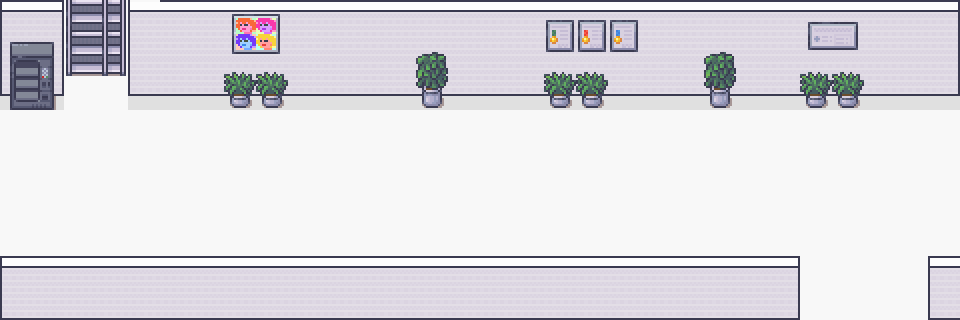

A 2D game scene composited from a Tiled map and its tileset images. What follows is a short description and the map's XML, with each tile layer's data collapsed to a summary:
An orthogonal 30x10 tile map with 32x32 px tiles, 4 tile layers (floor, wall, decor1, decor2), 2 tilesets and 7 objects (3x chord, 2x monster, playerStart, milestone).

<map version="1.10" tiledversion="1.11.0" orientation="orthogonal" renderorder="right-down" width="30" height="10" tilewidth="32" tileheight="32" infinite="0" nextlayerid="7" nextobjectid="17">
 <tileset firstgid="1" name="Modern_Office_32x32" tilewidth="32" tileheight="32" tilecount="848" columns="16">
  <image source="../Modern_Office_32x32.png" width="512" height="1696" />
  <tile id="263">
   <properties>
    <property name="collides" type="bool" value="true" />
   </properties>
  </tile>
  <tile id="264">
   <properties>
    <property name="collides" type="bool" value="true" />
   </properties>
  </tile>
  <tile id="279">
   <properties>
    <property name="collides" type="bool" value="true" />
   </properties>
  </tile>
  <tile id="280">
   <properties>
    <property name="collides" type="bool" value="true" />
   </properties>
  </tile>
 </tileset>
 <tileset firstgid="849" name="Room_Builder_Office_32x32" tilewidth="32" tileheight="32" tilecount="224" columns="16">
  <image source="../Room_Builder_Office_32x32.png" width="512" height="448" />
  <tile id="176">
   <properties>
    <property name="collides" type="bool" value="true" />
   </properties>
  </tile>
  <tile id="177">
   <properties>
    <property name="collides" type="bool" value="true" />
   </properties>
  </tile>
  <tile id="178">
   <properties>
    <property name="collides" type="bool" value="true" />
   </properties>
  </tile>
  <tile id="179">
   <properties>
    <property name="collides" type="bool" value="true" />
   </properties>
  </tile>
  <tile id="180">
   <properties>
    <property name="collides" type="bool" value="true" />
   </properties>
  </tile>
  <tile id="181">
   <properties>
    <property name="collides" type="bool" value="true" />
   </properties>
  </tile>
  <tile id="182">
   <properties>
    <property name="collides" type="bool" value="true" />
   </properties>
  </tile>
  <tile id="183">
   <properties>
    <property name="collides" type="bool" value="true" />
   </properties>
  </tile>
  <tile id="184">
   <properties>
    <property name="collides" type="bool" value="true" />
   </properties>
  </tile>
  <tile id="185">
   <properties>
    <property name="collides" type="bool" value="true" />
   </properties>
  </tile>
  <tile id="192">
   <properties>
    <property name="collides" type="bool" value="true" />
   </properties>
  </tile>
  <tile id="193">
   <properties>
    <property name="collides" type="bool" value="true" />
   </properties>
  </tile>
  <tile id="194">
   <properties>
    <property name="collides" type="bool" value="true" />
   </properties>
  </tile>
  <tile id="195">
   <properties>
    <property name="collides" type="bool" value="true" />
   </properties>
  </tile>
  <tile id="196">
   <properties>
    <property name="collides" type="bool" value="true" />
   </properties>
  </tile>
  <tile id="197">
   <properties>
    <property name="collides" type="bool" value="true" />
   </properties>
  </tile>
  <tile id="198">
   <properties>
    <property name="collides" type="bool" value="true" />
   </properties>
  </tile>
  <tile id="199">
   <properties>
    <property name="collides" type="bool" value="true" />
   </properties>
  </tile>
  <tile id="200">
   <properties>
    <property name="collides" type="bool" value="true" />
   </properties>
  </tile>
  <tile id="201">
   <properties>
    <property name="collides" type="bool" value="true" />
   </properties>
  </tile>
 </tileset>
 <layer id="1" name="floor" width="30" height="10" locked="1">
  <data>[300 cells, 300 non-empty, 1 distinct tile ids]</data>
 </layer>
 <layer id="2" name="wall" width="30" height="10" locked="1">
  <data>[300 cells, 136 non-empty, 11 distinct tile ids]</data>
 </layer>
 <layer id="3" name="decor1" width="30" height="10" locked="1">
  <data>[300 cells, 28 non-empty, 1 distinct tile ids]</data>
 </layer>
 <layer id="4" name="decor2" width="30" height="10" locked="1">
  <data>[300 cells, 44 non-empty, 29 distinct tile ids]</data>
 </layer>
 <objectgroup id="5" name="object">
  <object id="4" name="playerStart" x="84" y="108">
   <point />
  </object>
  <object id="5" name="chordStart" type="chord" x="178" y="114">
   <point />
  </object>
  <object id="6" name="milestone" x="836" y="274">
   <point />
  </object>
  <object id="9" name="chordEnd" type="chord" x="894" y="242">
   <point />
  </object>
  <object id="11" name="chordBattle" type="chord" x="466" y="116">
   <point />
  </object>
  <object id="13" name="angle" type="monster" x="432" y="198">
   <point />
  </object>
  <object id="15" name="angle" type="monster" x="510" y="198">
   <point />
  </object>
 </objectgroup>
</map>
